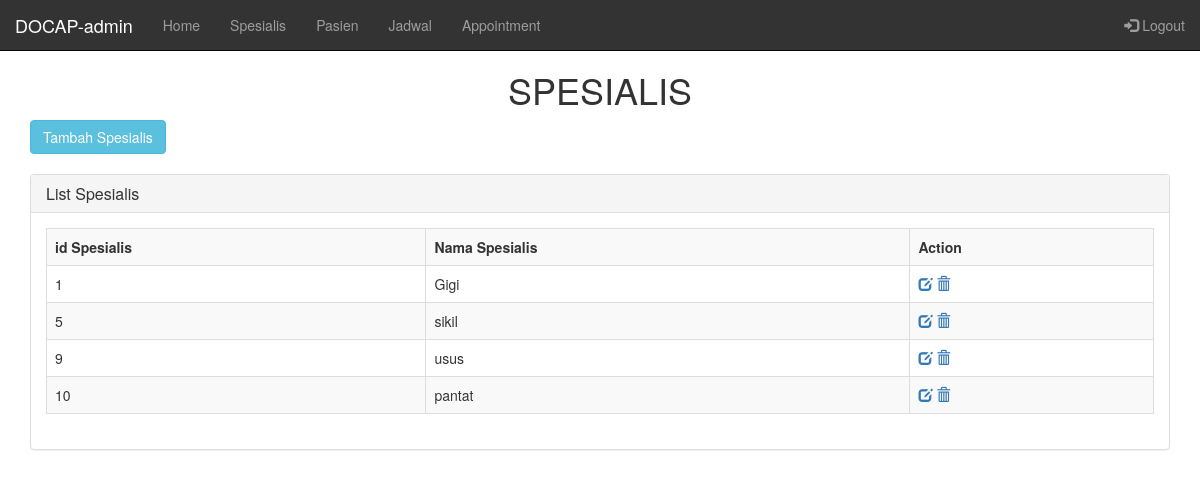
Page /index.php?controller=poli&action=poli (signed in) on the earlier database version.
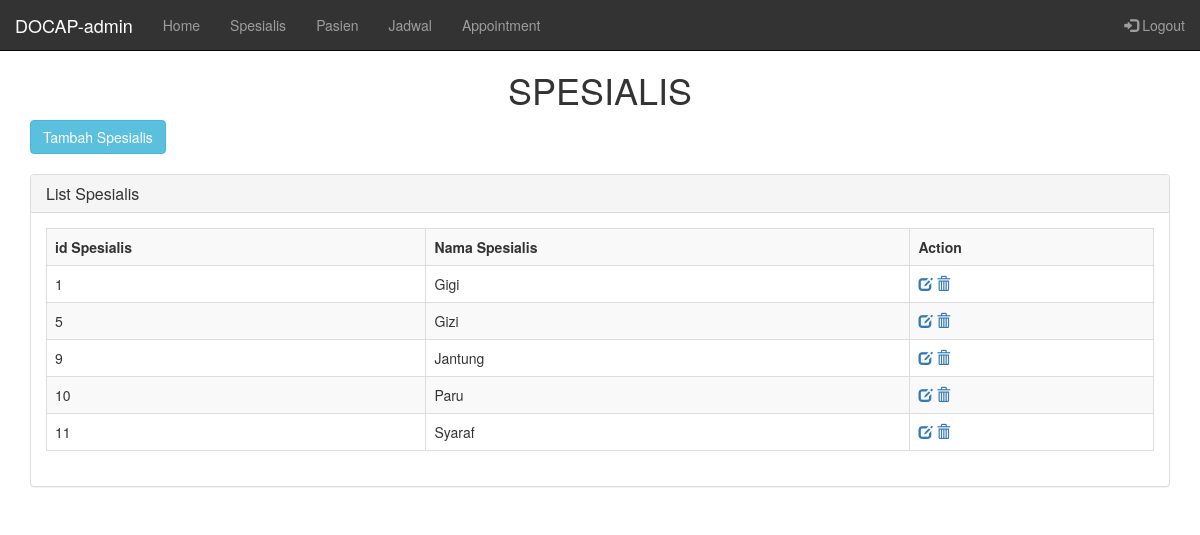
Same page on the later database version.
### tables this page shows
CREATE TABLE `poli` (
  `id_poli` int(11) NOT NULL,
  `nama_poli` varchar(255) NOT NULL
);

### controllers/c_poli.php (called while the page is built, shortened)
<?php
class PoliController{
  public function poli(){
    $posts = poli::showAllPoli();
    require_once("views/pages/poli.php");
  }
}
 ?>

### routes.php (called while the page is built, shortened)
<?php
function call($controller, $action){
  switch ($controller) {
    case 'poli':
    $controller=new PoliController();
    require_once('models/m_poli.php');
    break;
  }
  $controller ->{ $action }();
}
call($controller,$action);
?>

### index.php (called while the page is built, shortened)
<?php
require_once('views/layout.php');
 ?>

### models/m_poli.php (called while the page is built, shortened)
<?php
class poli{
  public static function showAllPoli(){
    $list=[];
    $db = DB::getInstance();
    $req = $db->query("SELECT *FROM poli ");
    foreach ($req->fetchAll() as $post) {
      $list[] = array(
        'id_poli' => $post['id_poli'],
        'nama_poli' => $post['nama_poli'],
      );
    }
    return $list;
  }
  }
  ?>

### views/pages/poli.php (the view, shortened to what this page needs)
<?php require_once('views/layoutAdmin.php'); ?>
<!DOCTYPE html>
<html>
<head>
</head>
<body class=padding-about>
  <h1 align="center">SPESIALIS</h1>
  <div class="container">
    <a href="?controller=poli&action=poliAddPoli"><button type="button" class="btn btn-info">Tambah Spesialis</button></a>
    <br><br>
    <div class="row">
      <div class="col-lg-12">
        <div class="panel panel-default">
          <div class="panel-heading">
            <h3 class="panel-title"><i class="fa fa-money fa-fw"></i>List Spesialis</h3>
          </div>
          <div class="panel-body">
            <div class="table-responsive">
    <table class="table table-bordered table-hover table-striped">
      <th>id Spesialis</th>
      <th>Nama Spesialis</th>
      <th>Action</th>
      <?php foreach ($posts as $post) { ?>
        <tr>
          <td><?php echo $post['id_poli'];  ?></td>
          <td><?php echo $post['nama_poli']; ?></td>
          <td>
            <a href="?controller=poli&action=editPoli&id=<?php echo $post['id_poli'] ?>"><span class="glyphicon glyphicon-edit"></span></a>
            <a href="?controller=poli&action=deletePoli&id=<?php echo $post['id_poli'] ?>"><span class="glyphicon glyphicon-trash"></span></a>
          </td>
        </tr><?php } ?>
      </table>
    </div>
    </div>
</div>
</div>
</div>
</div>
  </body>
  </html>

Differences in the rows shown:
changed poli id 5: nama_poli "sikil" → "Gizi"
changed poli id 9: nama_poli "usus" → "Jantung"
changed poli id 10: nama_poli "pantat" → "Paru"
added poli: id_poli "11", nama_poli "Syaraf"
